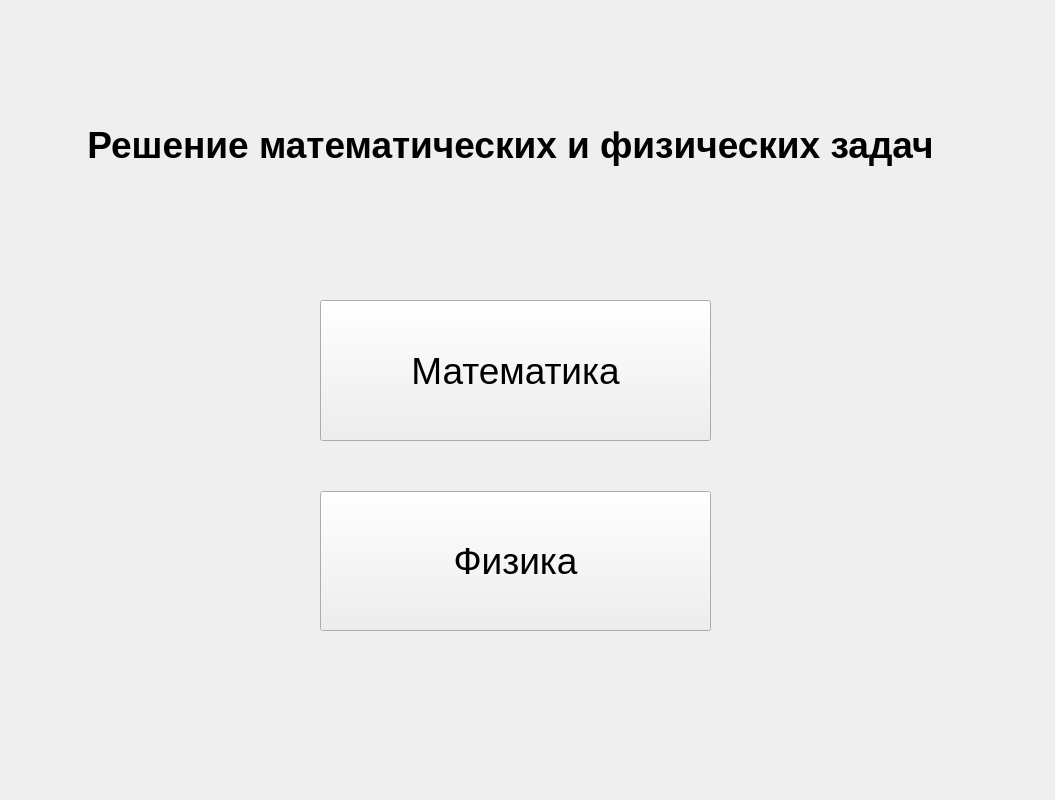
<?xml version="1.0" encoding="UTF-8"?>
<ui version="4.0">
 <class>PhysicsMath</class>
 <widget class="QMainWindow" name="PhysicsMath">
  <property name="geometry">
   <rect>
    <x>0</x>
    <y>0</y>
    <width>1055</width>
    <height>800</height>
   </rect>
  </property>
  <property name="mouseTracking">
   <bool>false</bool>
  </property>
  <property name="tabletTracking">
   <bool>false</bool>
  </property>
  <property name="acceptDrops">
   <bool>false</bool>
  </property>
  <property name="windowTitle">
   <string>Physics_Math</string>
  </property>
  <property name="autoFillBackground">
   <bool>false</bool>
  </property>
  <property name="documentMode">
   <bool>false</bool>
  </property>
  <property name="dockNestingEnabled">
   <bool>false</bool>
  </property>
  <property name="unifiedTitleAndToolBarOnMac">
   <bool>false</bool>
  </property>
  <widget class="QWidget" name="centralwidget">
   <widget class="QWidget" name="verticalLayoutWidget">
    <property name="geometry">
     <rect>
      <x>270</x>
      <y>280</y>
      <width>491</width>
      <height>371</height>
     </rect>
    </property>
    <layout class="QVBoxLayout" name="verticalLayout">
     <property name="spacing">
      <number>50</number>
     </property>
     <property name="sizeConstraint">
      <enum>QLayout::SetMinAndMaxSize</enum>
     </property>
     <property name="leftMargin">
      <number>50</number>
     </property>
     <property name="topMargin">
      <number>20</number>
     </property>
     <property name="rightMargin">
      <number>50</number>
     </property>
     <property name="bottomMargin">
      <number>20</number>
     </property>
     <item>
      <widget class="QPushButton" name="pushButton_2">
       <property name="sizePolicy">
        <sizepolicy hsizetype="MinimumExpanding" vsizetype="MinimumExpanding">
         <horstretch>0</horstretch>
         <verstretch>0</verstretch>
        </sizepolicy>
       </property>
       <property name="maximumSize">
        <size>
         <width>16777215</width>
         <height>16777215</height>
        </size>
       </property>
       <property name="font">
        <font>
         <pointsize>28</pointsize>
        </font>
       </property>
       <property name="text">
        <string>Математика</string>
       </property>
       <property name="iconSize">
        <size>
         <width>16</width>
         <height>16</height>
        </size>
       </property>
      </widget>
     </item>
     <item>
      <widget class="QPushButton" name="pushButton_3">
       <property name="sizePolicy">
        <sizepolicy hsizetype="MinimumExpanding" vsizetype="MinimumExpanding">
         <horstretch>0</horstretch>
         <verstretch>0</verstretch>
        </sizepolicy>
       </property>
       <property name="font">
        <font>
         <pointsize>28</pointsize>
        </font>
       </property>
       <property name="text">
        <string>Физика</string>
       </property>
      </widget>
     </item>
    </layout>
   </widget>
   <widget class="QWidget" name="verticalLayoutWidget_2">
    <property name="geometry">
     <rect>
      <x>40</x>
      <y>10</y>
      <width>941</width>
      <height>271</height>
     </rect>
    </property>
    <layout class="QVBoxLayout" name="verticalLayout_2">
     <item>
      <widget class="QLabel" name="label">
       <property name="font">
        <font>
         <pointsize>36</pointsize>
         <weight>50</weight>
         <bold>false</bold>
        </font>
       </property>
       <property name="text">
        <string>&lt;html&gt;&lt;head/&gt;&lt;body&gt;&lt;p align=&quot;center&quot;&gt;&lt;span style=&quot; font-size:28pt; font-weight:600;&quot;&gt;Решение математических и физических задач&lt;/span&gt;&lt;/p&gt;&lt;/body&gt;&lt;/html&gt;</string>
       </property>
      </widget>
     </item>
    </layout>
   </widget>
  </widget>
 </widget>
 <resources/>
 <connections/>
</ui>
